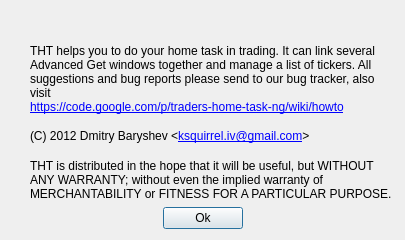
<?xml version="1.0" encoding="UTF-8"?>
<ui version="4.0">
 <class>About</class>
 <widget class="QDialog" name="About">
  <property name="geometry">
   <rect>
    <x>0</x>
    <y>0</y>
    <width>405</width>
    <height>240</height>
   </rect>
  </property>
  <property name="windowTitle">
   <string>About</string>
  </property>
  <layout class="QGridLayout" name="gridLayout">
   <item row="0" column="0" colspan="3">
    <layout class="QHBoxLayout" name="horizontalLayout_2">
     <property name="spacing">
      <number>12</number>
     </property>
     <item>
      <widget class="QLabel" name="label">
       <property name="pixmap">
        <pixmap resource="tht.qrc">:/images/chart.ico</pixmap>
       </property>
       <property name="alignment">
        <set>Qt::AlignCenter</set>
       </property>
      </widget>
     </item>
     <item>
      <layout class="QVBoxLayout" name="verticalLayout">
       <item>
        <widget class="QLabel" name="labelVersion">
         <property name="font">
          <font>
           <pointsize>11</pointsize>
           <weight>75</weight>
           <bold>true</bold>
          </font>
         </property>
        </widget>
       </item>
       <item>
        <widget class="QLabel" name="label_2">
         <property name="sizePolicy">
          <sizepolicy hsizetype="Expanding" vsizetype="Preferred">
           <horstretch>0</horstretch>
           <verstretch>0</verstretch>
          </sizepolicy>
         </property>
         <property name="text">
          <string>THT helps you to do your home task in trading. It can link several Advanced Get windows together and manage a list of tickers.

All suggestions and bug reports please send to our bug tracker, also visit&lt;br/&gt;&lt;a href=&quot;https://code.google.com/p/traders-home-task-ng&quot;&gt;https://code.google.com/p/traders-home-task-ng/wiki/howto&lt;/a&gt;</string>
         </property>
         <property name="textFormat">
          <enum>Qt::RichText</enum>
         </property>
         <property name="wordWrap">
          <bool>true</bool>
         </property>
         <property name="openExternalLinks">
          <bool>true</bool>
         </property>
         <property name="textInteractionFlags">
          <set>Qt::LinksAccessibleByMouse|Qt::TextSelectableByMouse</set>
         </property>
        </widget>
       </item>
       <item>
        <widget class="QLabel" name="label_4">
         <property name="text">
          <string>(C) 2012 Dmitry Baryshev &amp;lt;&lt;a href=&quot;mailto:ksquirrel.iv@gmail.com&quot;&gt;ksquirrel.iv@gmail.com&lt;/a&gt;&amp;gt;</string>
         </property>
         <property name="textFormat">
          <enum>Qt::RichText</enum>
         </property>
         <property name="textInteractionFlags">
          <set>Qt::LinksAccessibleByMouse|Qt::TextSelectableByMouse</set>
         </property>
        </widget>
       </item>
       <item>
        <widget class="QLabel" name="label_5">
         <property name="text">
          <string>THT is distributed in the hope that it will be useful, but WITHOUT ANY WARRANTY; without even the implied warranty of MERCHANTABILITY or FITNESS FOR A PARTICULAR PURPOSE.</string>
         </property>
         <property name="wordWrap">
          <bool>true</bool>
         </property>
         <property name="textInteractionFlags">
          <set>Qt::LinksAccessibleByMouse|Qt::TextSelectableByMouse</set>
         </property>
        </widget>
       </item>
      </layout>
     </item>
    </layout>
   </item>
   <item row="1" column="0">
    <spacer name="horizontalSpacer">
     <property name="orientation">
      <enum>Qt::Horizontal</enum>
     </property>
     <property name="sizeHint" stdset="0">
      <size>
       <width>132</width>
       <height>20</height>
      </size>
     </property>
    </spacer>
   </item>
   <item row="1" column="1">
    <widget class="QPushButton" name="pushButton">
     <property name="text">
      <string>Ok</string>
     </property>
    </widget>
   </item>
   <item row="1" column="2">
    <spacer name="horizontalSpacer_2">
     <property name="orientation">
      <enum>Qt::Horizontal</enum>
     </property>
     <property name="sizeHint" stdset="0">
      <size>
       <width>132</width>
       <height>20</height>
      </size>
     </property>
    </spacer>
   </item>
  </layout>
 </widget>
 <resources>
  <include location="tht.qrc"/>
 </resources>
 <connections>
  <connection>
   <sender>pushButton</sender>
   <signal>clicked()</signal>
   <receiver>About</receiver>
   <slot>accept()</slot>
   <hints>
    <hint type="sourcelabel">
     <x>144</x>
     <y>257</y>
    </hint>
    <hint type="destinationlabel">
     <x>146</x>
     <y>319</y>
    </hint>
   </hints>
  </connection>
 </connections>
</ui>
